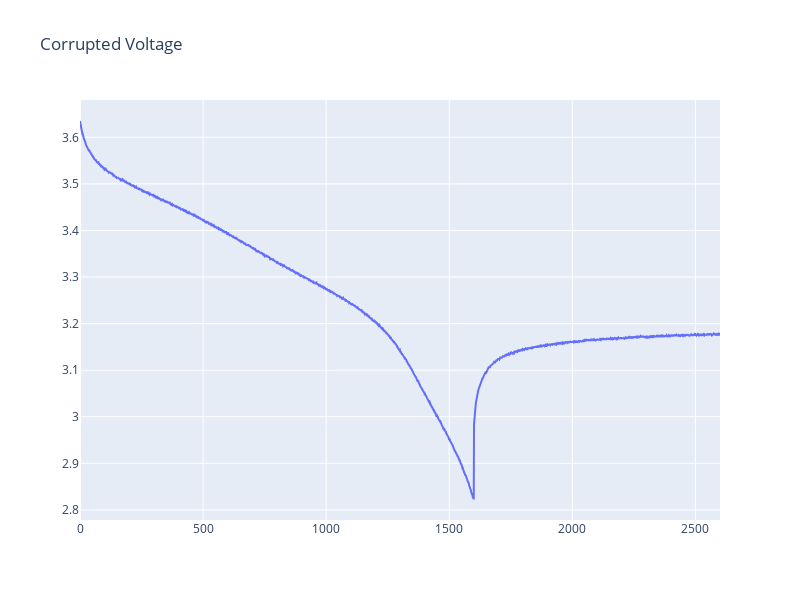

Notebook code cell kept with this figure:
### Markdown cell above
### Adding Noise to Voltage Data

To make the parameter estimation more realistic, we add Gaussian noise to the data.

### Code cell
sigma = 0.001
corrupt_values = values["Voltage [V]"].data + np.random.normal(
    0, sigma, len(values["Voltage [V]"].data)
)
go.Figure(
    data=go.Scatter(x=t_eval, y=corrupt_values, mode="lines"),
    layout=go.Layout(title="Corrupted Voltage", width=800, height=600),
)

### Figure 1 — Plotly figure (JSON) as saved in the notebook; plotly's stock layout.template omitted (floating-point values rounded to 4 significant figures; data arrays with more than 128 entries replaced by an {"elided": "..."} marker saying what was removed)
{"data": [{"mode": "lines", "type": "scatter", "x": {"elided": "2600 float values"}, "y": {"elided": "2600 float values"}}], "layout": {"height": 600, "title": {"text": "Corrupted Voltage"}, "width": 800}}
